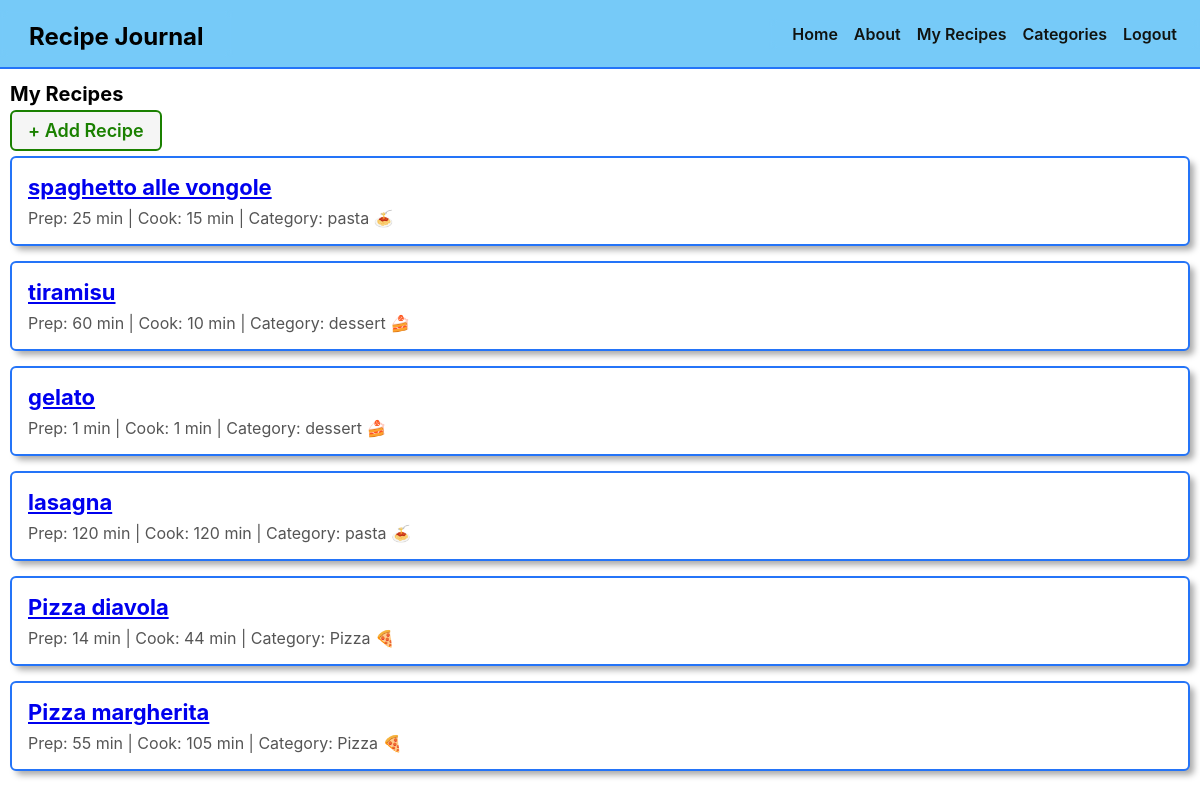
The app's page /recipes/ (signed in), older data.
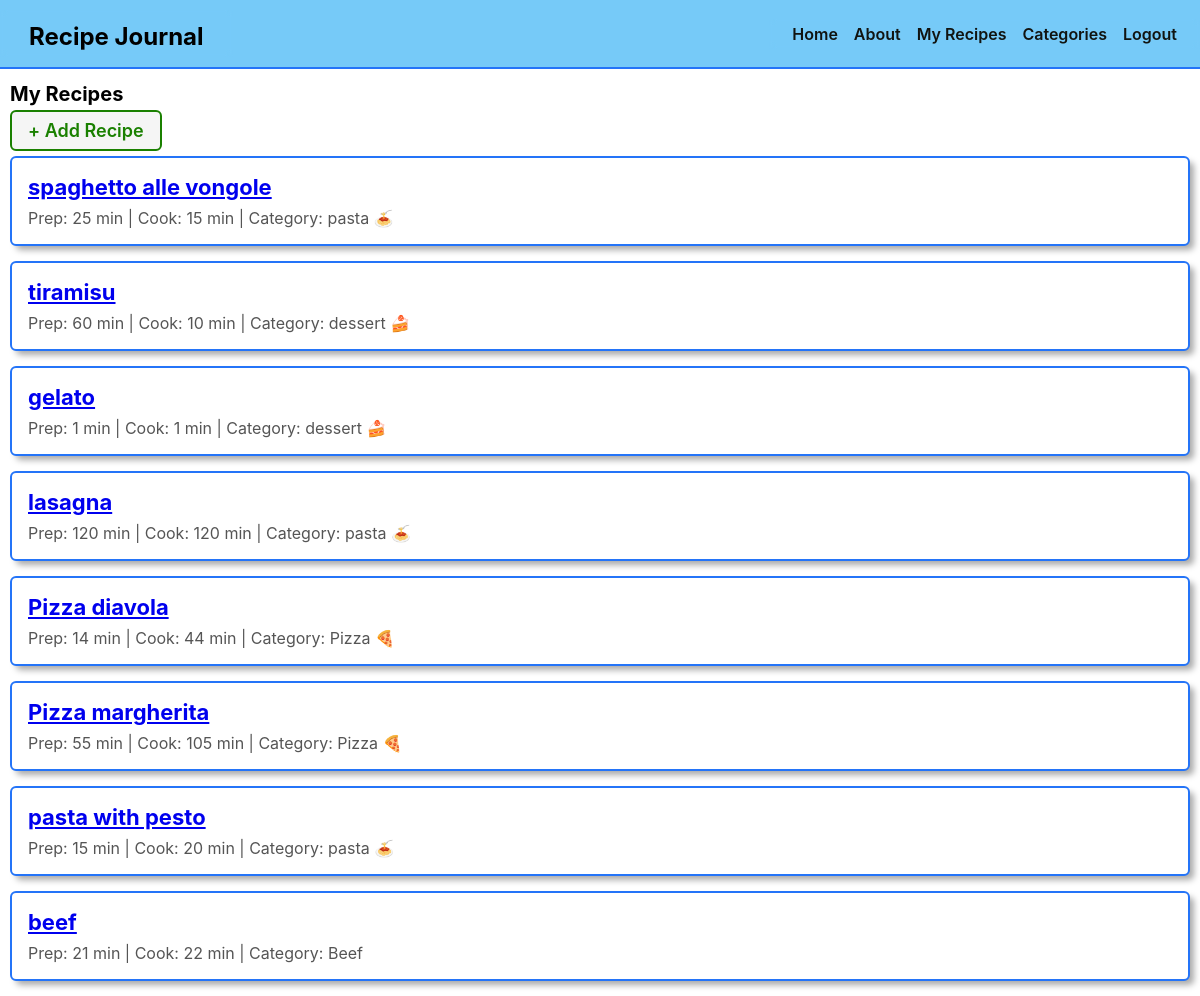
The same page, newer data.
### main_app/models.py (models this page shows, shortened)
class Recipe(models.Model):
    title = models.CharField(max_length=100)
    prep_time = models.IntegerField()
    cook_time = models.IntegerField()
    ingredients = models.TextField()
    instructions = models.TextField()
    category = models.ForeignKey(Category, on_delete=models.SET_NULL, null=True, blank=True)
    user = models.ForeignKey(User, on_delete=models.CASCADE)

class Category(models.Model):
    name = models.CharField(max_length=50)
    user = models.ForeignKey(User, on_delete=models.CASCADE)
    def __str__(self):
        return self.name

### main_app/views.py (the view)
# urls.py: path('recipes/', views.RecipeList.as_view(), name='recipe-index'),
class RecipeList(LoginRequiredMixin, ListView):
    model = Recipe
    def get_queryset(self):
        return Recipe.objects.filter(user=self.request.user)

### main_app/templates/main_app/recipe_list.html (shortened to what this page needs)
{% extends "base.html" %}
{% load static %}
{% block content %}
<h1>My Recipes</h1>
<p><a href="{% url 'recipe-create' %}" class="btn submit">+ Add Recipe</a></p>
{% for recipe in object_list %}
  <div class="recipe-card">
    <h3>
      <a href="{% url 'recipe-detail' recipe.id %}">
        {{ recipe.title }}
      </a>
    </h3>
    <div class="recipe-meta">
      Prep: {{ recipe.prep_time }} min |
      Cook: {{ recipe.cook_time }} min
      {% if recipe.category %}
        | Category: {{ recipe.category }}
      {% endif %}
    </div>
  </div>
{% empty %}
  <p>No recipes yet.</p>
{% endfor %}
{% endblock %}

Row changes from the older to the newer data that the page shows:
added Recipe: title "pasta with pesto", prep_time "15", cook_time "20", category "pasta 🍝"
added Recipe: title "beef", prep_time "21", cook_time "22", category "Beef"
